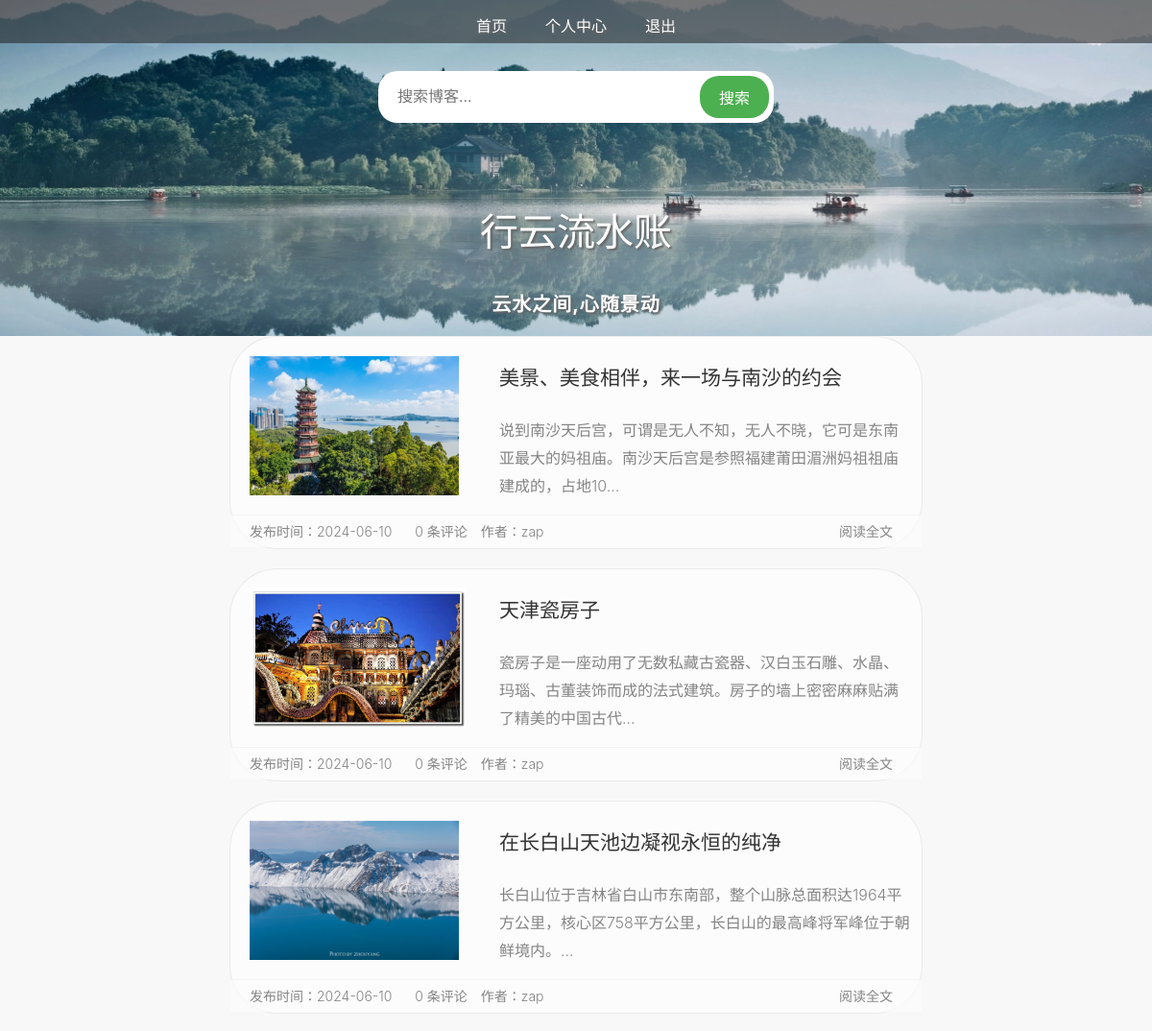
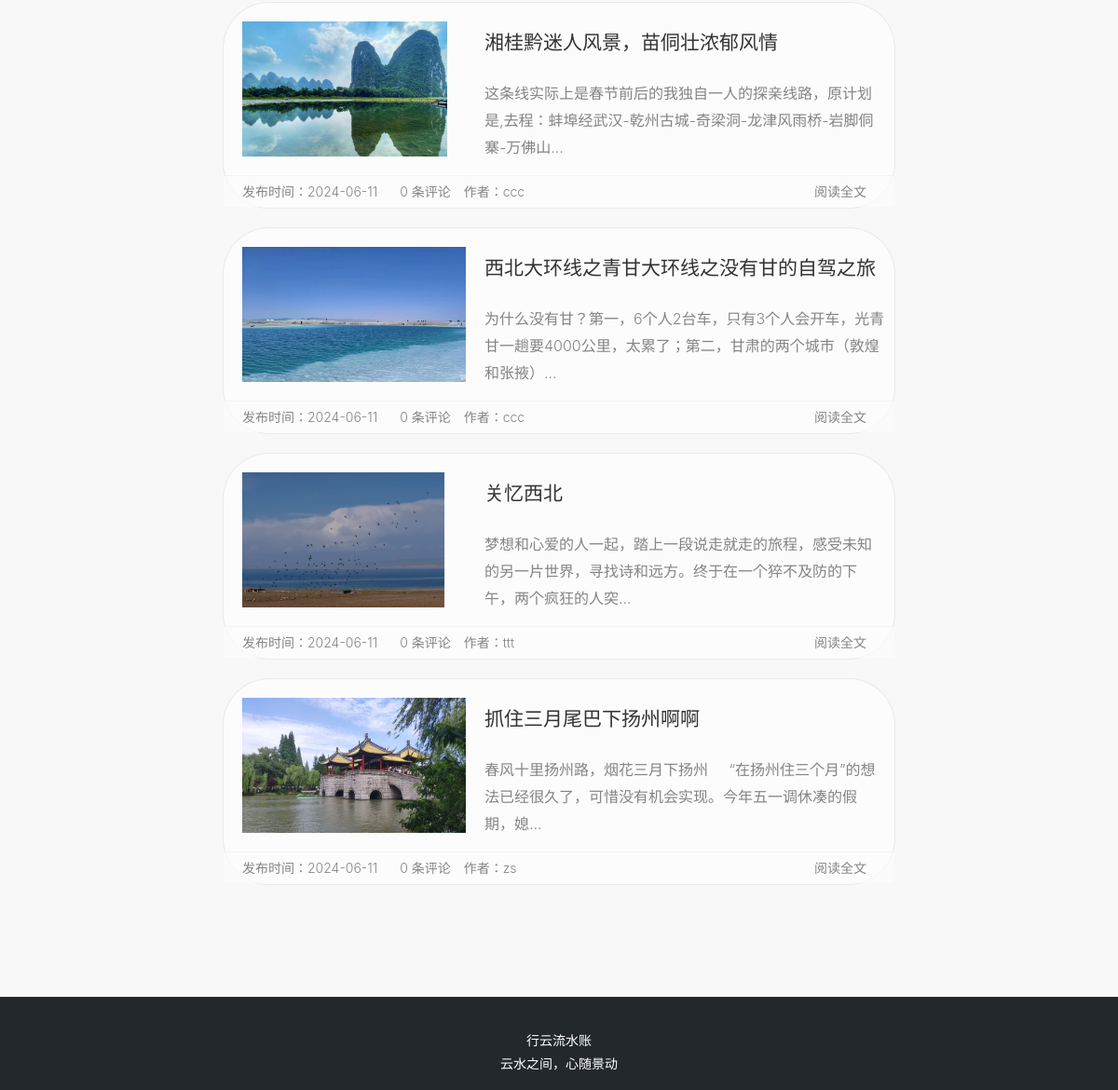
/search.php (signed in), run on the app's committed database (2 pictures, top to bottom).
### tables this page shows
CREATE TABLE `article` (
  `id` int(11) UNSIGNED NOT NULL,
  `type_id` int(11) NOT NULL,
  `title` varchar(200) NOT NULL,
  `content` text NOT NULL,
  `author` varchar(20) NOT NULL,
  `pubtime` datetime NOT NULL,
  `picture` varchar(50) NOT NULL,
  `is_deleted` tinyint(1) NOT NULL DEFAULT '0'
);

### search.php (the view, shortened to what this page needs)
<?php
require("./header.php");
$link = @mysqli_connect(HOST, USER, PASS, DBNAME) or die("ERROR: CANNOT CONNECT TO DATABASE!");
$keyword = $_GET['keyword'];
$sql = "SELECT * FROM article WHERE title LIKE '%$keyword%' OR content LIKE '%$keyword%' and is_deleted=0";
$result = mysqli_query($link, $sql);
?>
<!DOCTYPE html>
<html>
<head>
    <link rel="stylesheet" type="text/css" href="./css/main.css">
</head>
<body>
    <div class="main-main">
        <?php
        if (mysqli_num_rows($result) > 0) {
            while ($new_blog = mysqli_fetch_array($result)) {
        ?>
        <div class="new-blog">
            <div class="cover">
                <?php echo "<a href='./blog_article.php?blog_id=".$new_blog["id"]." ' >" ?>
                <img src="./uploads/<?php echo $new_blog["picture"]; ?>"
                     alt='<?php echo $new_blog["title"] ?>'  height="100%;"/>
                </a>
            </div>
            <div class="inner-new">
                <header class="header-new">
                    <h2 class="title-new">
                        <?php echo "<a href='./blog_article.php?blog_id=".$new_blog["id"]." ' >"; ?>
                        <?php echo $new_blog['title'] ?>
                        </a>
                    </h2>
                </header>
            <div class="content-new">
                <?php echo "<a href='./blog_article.php?blog_id=".$new_blog["id"]." ' >"; ?>
                <p>
                    <?php
                    if (strlen($new_blog['content'])>60) {
                        echo mb_substr($new_blog['content'],0,60,'UTF-8')."...";
                    }
                    else { echo $new_blog['content']; }
                    ?>
                </p>
                </a>
            </div>
            </div>
        <div class="meta-new">
            <span class="pull-left">
                <a class="release-date">
                    <?php echo '发布时间：'.mb_substr($new_blog['pubtime'],0,10,'UTF-8').''; ?>
                </a>
            <a href="./#comments" class="comments">
                <?php echo "<a href='./blog_article.php?blog_id=".$new_blog["id"]."#comments ' >"; ?>
                <?php
                $comsql='select * from comment where fileid = '.$new_blog["id"].' and is_deleted=0 order by comtime desc;';
                $com_res=mysqli_query($link,$comsql);
                $com_num=mysqli_num_rows($com_res);
                echo "$com_num"." 条评论";
                ?>
            </a>
            <a href=" " class="user">
                <?php echo '作者：'.$new_blog["author"].''; ?>
            </a>
        </span>
        <span class="pull-right">
            <?php echo "<a  href='./blog_article.php?blog_id=".$new_blog["id"]." ' title='阅读全文'' >"; ?>
                阅读全文
            </a>
        </span>
    </div>
</div>
        <?php
            }
        } else {
            echo "<div class='no-results'>没有找到相关的博客文章。</div>";
        }
        ?>
        <div class="bat_bottom"></div>
    </div>
</body>
<?php require( "./footer.php"); ?>
</html>

### header.php (shortened to what this page needs)
<!DOCTYPE html>
<html>
<head>
    <link rel="stylesheet" type="text/css" href="./css/header.css">
</head>
<body>
    <div class="main-header">
        <div class="container">
            <div class="navigation">
                <div class="info">
                    <nav class="menu">
                        <ul class="menu-one">
                            <li><a href="./main.php">首页</a></li>
                            <?php
                                if (!empty($_SESSION["user_name"])) {
                                    echo "<li><a href='./user_center.php'>个人中心</a></li>";
                                    echo "<li><a href='./user_exit_sql.php'>退出</a></li>";
                                }
                                else {
                                    echo "<li><a href='./login.php'>登录</a></li>";
                                    echo "<li><a href='./sign.php'>注册</a></li>";
                                }
                            ?>
                        </ul>
                    </nav>
                </div>
                <div class="search-container">
                    <form action="search.php" method="GET" class="search-form">
                        <input type="text" name="keyword" placeholder="搜索博客..." required class="search-input">
                        <button type="submit" class="search-button">搜索</button>
                    </form>
                </div>
                <div class="content">
                    <h2>行云流水账</h2>
                    <h3>云水之间,心随景动</h3>
                </div>
            </div>
        </div>
    </div>
</body>
</html>

### footer.php
<head>
    <link rel="stylesheet" type="text/css" href="./css/footer.css">
</head>
<div class="foot">
    <footer>
        <div id="footer" >
            <div class="copy-info">
                <p>
                    <a >行云流水账</a>
                    <br>云水之间，心随景动
                </p>
            </div>
        </div>
    </footer>
</div>

### css/header.css (style rules this page uses)
body { margin: 0; overflow-x: hidden; overflow-y: auto; background-image: url("../images/111.jpg"); background-size: cover; background-repeat: no-repeat; background-position: center; }
.main-header { background-color: #f5f5f5; font-family: -apple-system, BlinkMacSystemFont, opensans, Optima, "Microsoft Yahei", sans-serif; font-size: 16px; overflow-x: hidden; background-image: url("../images/111.jpg"); background-size: cover; background-repeat: no-repeat; background-position: center; }
.main-header a { text-decoration: none; color: #fff; font-size: 16px; margin-right: 20px; transition: all 0.6s; }
.main-header h2 { color: #fff; text-transform: none; font-size: 40px; font-weight: 400; }
.main-header h3 { color: #fff; font-size: 20px; letter-spacing: 1px; }
.container { width: 100%; height: 350px; }
.navigation { height: 100%; font-size: 20px; text-align: center; background-position: 0% 50%; background-size: 100%; text-shadow: 2px 2px 2px #666; display: flex; flex-direction: column; justify-content: space-between; align-items: center; }
.info { padding: 0px; left: 0; width: 100%; height: 45px; background: rgba(40, 42, 44, 0.6); display: flex; justify-content: center; align-items: center; }
.menu li { list-style: none; }
.menu-one { margin: 0px; padding-top: 10px; display: flex; justify-content: center; align-items: center; }
.menu-one li { display: inline; margin-right: 20px; padding-top: 5px; padding-bottom: 8px; }
.search-input { border: none; background-color: white; padding: 10px 15px; font-size: 16px; width: 300px; outline: none; color: #666; border-radius: 10px; }
.search-button { background-color: #4CAF50; color: white; border: none; padding: 10px 20px; border-radius: 20px; cursor: pointer; font-size: 16px; }
.search-container { background-color: transparent; }

### css/main.css (style rules this page uses)
.main-main { background-color: #f8f8f8; font-family: -apple-system, BlinkMacSystemFont, opensans, Optima, "Microsoft Yahei", sans-serif; line-height: 1.8; font-size: 16px; font-weight: 300; overflow-x: hidden; margin: 0; }
.main-main a { text-decoration: none; color: #848484; }
.new-blog { width: 720px; height: 220px; background-color: #fcfcfc; margin: 0px auto; margin-bottom: 20px; border: 1px solid rgba(192, 192, 192, 0.3); transition: all 0.5s; border-radius: 50px; }
.cover { float: left; width: 240px; height: 145px; overflow: hidden; margin: 20px; }
.inner-new { padding: 0 10px 0 0; }
.header-new { font-family: -apple-system, BlinkMacSystemFont, opensans, Optima, "Microsoft Yahei", sans-serif; line-height: 1.8; font-size: 16px; color: #848484; font-weight: 300; }
.title-new a { font-size: 21px; font-weight: 400; color: #333; }
.meta-new { padding: 3px 20px; border-top: 1px solid #f3f3f3; line-height: 27px; overflow: hidden; display: block; clear: both; font-size: 14px; background: rgba(253, 253, 253, .7); }
.meta-new a { margin-right: 10px; }
.pull-left { float: left; }
.pull-right { float: right; }
.bat_bottom { height: 100px; width: 100%; }
.search-container { padding: 10px; display: flex; justify-content: center; margin-bottom: 20px; }
.search-form { display: flex; align-items: center; background-color: white; border-radius: 20px; padding: 5px; }
.search-input { border: none; background-color: transparent; padding: 10px 15px; font-size: 16px; width: 300px; outline: none; }
.search-button { background-color: #4CAF50; color: white; border: none; padding: 10px 20px; border-radius: 20px; cursor: pointer; font-size: 16px; }

### css/footer.css (style rules this page uses)
.foot { font-family: -apple-system,BlinkMacSystemFont,opensans,Optima,"Microsoft Yahei",sans-serif; line-height: 1.8; font-size: 14px; font-weight: 300; color: #fff; overflow-x: hidden; margin: 0; background-color: #f5f5f5; }
.copy-info a { text-decoration: none; color: #fff; }
#footer { width: 100%; height: 100px; background:rgba(35,40,45,1); }
.copy-info { padding-top: 20px; text-align: center; }

### search.php (style rules this page uses)
.search-container { background-color: transparent; padding: 10px; display: flex; justify-content: center; margin-bottom: 20px; }

### data on the page
article: picture (picture), title "美景、美食相伴，来一场与南沙的约会", content "说到南沙天后宫，可谓是无人不知，无人不晓，它可是东南亚最大的妈祖庙。南沙天后宫是参照福建莆田湄洲妈祖祖庙建成的，占地10", pubtime "2024-06-10", com_num "0", author "zap"
article: picture (picture), title "天津瓷房子", content "瓷房子是一座动用了无数私藏古瓷器、汉白玉石雕、水晶、玛瑙、古董装饰而成的法式建筑。房子的墙上密密麻麻贴满了精美的中国古代", pubtime "2024-06-10", com_num "0", author "zap"
article: picture (picture), title "在长白山天池边凝视永恒的纯净", content "长白山位于吉林省白山市东南部，整个山脉总面积达1964平方公里，核心区758平方公里，长白山的最高峰将军峰位于朝鲜境内。", pubtime "2024-06-10", com_num "0", author "zap"
article: picture (picture), title "湘桂黔迷人风景，苗侗壮浓郁风情", content "这条线实际上是春节前后的我独自一人的探亲线路，原计划是,去程：蚌埠经武汉-乾州古城-奇梁洞-龙津风雨桥-岩脚侗寨-万佛山", pubtime "2024-06-11", com_num "0", author "ccc"
article: picture (picture), title "西北大环线之青甘大环线之没有甘的自驾之旅", content "为什么没有甘？第一，6个人2台车，只有3个人会开车，光青甘一趟要4000公里，太累了；第二，甘肃的两个城市（敦煌和张掖）", pubtime "2024-06-11", com_num "0", author "ccc"
article: picture (picture), title "关忆西北", content "梦想和心爱的人一起，踏上一段说走就走的旅程，感受未知的另一片世界，寻找诗和远方。终于在一个猝不及防的下午，两个疯狂的人突", pubtime "2024-06-11", com_num "0", author "ttt"
article: picture (picture), title "抓住三月尾巴下扬州啊啊", content "春风十里扬州路，烟花三月下扬州 “在扬州住三个月”的想法已经很久了，可惜没有机会实现。今年五一调休凑的假期，媳", pubtime "2024-06-11", com_num "0", author "zs"
